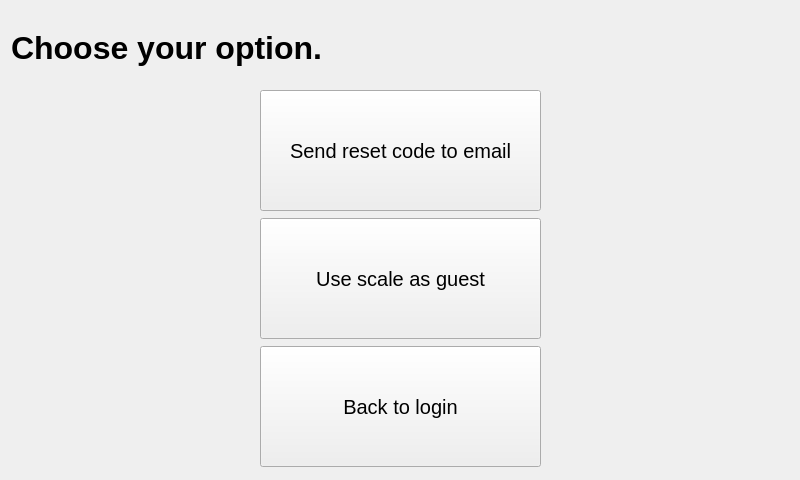
<?xml version="1.0" encoding="UTF-8"?>
<ui version="4.0">
 <class>forgotPasscode</class>
 <widget class="QWidget" name="forgotPasscode">
  <property name="geometry">
   <rect>
    <x>0</x>
    <y>0</y>
    <width>800</width>
    <height>480</height>
   </rect>
  </property>
  <property name="windowTitle">
   <string>forgotPasscode</string>
  </property>
  <layout class="QGridLayout" name="gridLayout">
   <item row="0" column="0" colspan="3">
    <widget class="QLabel" name="lbl_title">
     <property name="minimumSize">
      <size>
       <width>776</width>
       <height>71</height>
      </size>
     </property>
     <property name="maximumSize">
      <size>
       <width>781</width>
       <height>71</height>
      </size>
     </property>
     <property name="font">
      <font>
       <pointsize>24</pointsize>
       <weight>75</weight>
       <bold>true</bold>
      </font>
     </property>
     <property name="text">
      <string>Choose your option.</string>
     </property>
    </widget>
   </item>
   <item row="1" column="1">
    <widget class="QPushButton" name="btn_send">
     <property name="minimumSize">
      <size>
       <width>281</width>
       <height>121</height>
      </size>
     </property>
     <property name="font">
      <font>
       <pointsize>15</pointsize>
      </font>
     </property>
     <property name="text">
      <string>Send reset code to email</string>
     </property>
    </widget>
   </item>
   <item row="2" column="0">
    <spacer name="horizontalSpacer_2">
     <property name="orientation">
      <enum>Qt::Horizontal</enum>
     </property>
     <property name="sizeHint" stdset="0">
      <size>
       <width>237</width>
       <height>20</height>
      </size>
     </property>
    </spacer>
   </item>
   <item row="2" column="1">
    <widget class="QPushButton" name="btn_guest">
     <property name="minimumSize">
      <size>
       <width>281</width>
       <height>121</height>
      </size>
     </property>
     <property name="font">
      <font>
       <pointsize>15</pointsize>
      </font>
     </property>
     <property name="text">
      <string>Use scale as guest</string>
     </property>
    </widget>
   </item>
   <item row="2" column="2">
    <spacer name="horizontalSpacer">
     <property name="orientation">
      <enum>Qt::Horizontal</enum>
     </property>
     <property name="sizeHint" stdset="0">
      <size>
       <width>215</width>
       <height>20</height>
      </size>
     </property>
    </spacer>
   </item>
   <item row="3" column="1">
    <widget class="QPushButton" name="btn_back">
     <property name="minimumSize">
      <size>
       <width>281</width>
       <height>121</height>
      </size>
     </property>
     <property name="font">
      <font>
       <pointsize>15</pointsize>
      </font>
     </property>
     <property name="text">
      <string>Back to login</string>
     </property>
    </widget>
   </item>
  </layout>
 </widget>
 <layoutdefault spacing="6" margin="11"/>
 <resources/>
 <connections/>
</ui>
